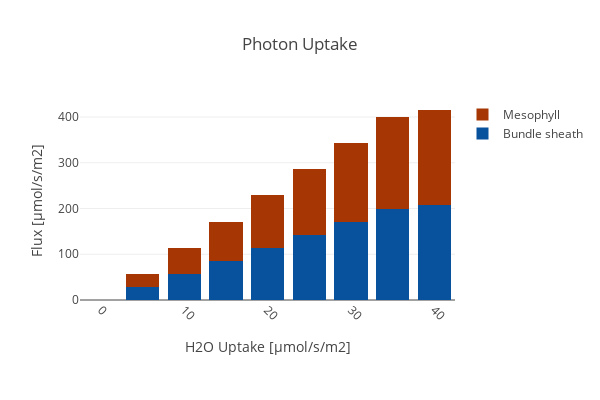

Notebook code cell kept with this figure:
### Code cell
create_bar_plot_rxn(D_fba, D_exp,
                    {'[M]_Im_hnu':'Mesophyll','[B]_Im_hnu': 'Bundle sheath'},
                    'Photon Uptake', xaxis_title,
                    stacked = True, save_fig=save_fig)

### Figure 1 — Plotly figure (JSON) as saved in the notebook; plotly's stock layout.template omitted (floating-point values rounded to 4 significant figures)
{"data": [{"marker": {"color": "rgb(8,81,156)"}, "name": "Bundle sheath", "type": "bar", "uid": "05e5555c-c7c5-4513-816b-d0f1ebc1edad", "x": [0, 5, 10, 15, 20, 25, 30, 35, 40], "y": [0.1973, 28.7, 57.23, 85.77, 114.3, 142.8, 171.4, 199.9, 207.7]}, {"marker": {"color": "rgb(166,54,3)"}, "name": "Mesophyll", "type": "bar", "uid": "a56770ed-9a86-45d0-a9f2-219852c12dff", "x": [0, 5, 10, 15, 20, 25, 30, 35, 40], "y": [0.1973, 28.7, 57.23, 85.77, 114.3, 142.8, 171.4, 199.9, 207.7]}], "layout": {"barmode": "stack", "height": 400, "margin": {"b": 100}, "title": {"text": "Photon Uptake"}, "width": 600, "xaxis": {"tickangle": 45, "title": {"text": "H2O Uptake [µmol/s/m2]"}}, "yaxis": {"autorange": true, "title": {"text": "Flux [µmol/s/m2]"}}}}
